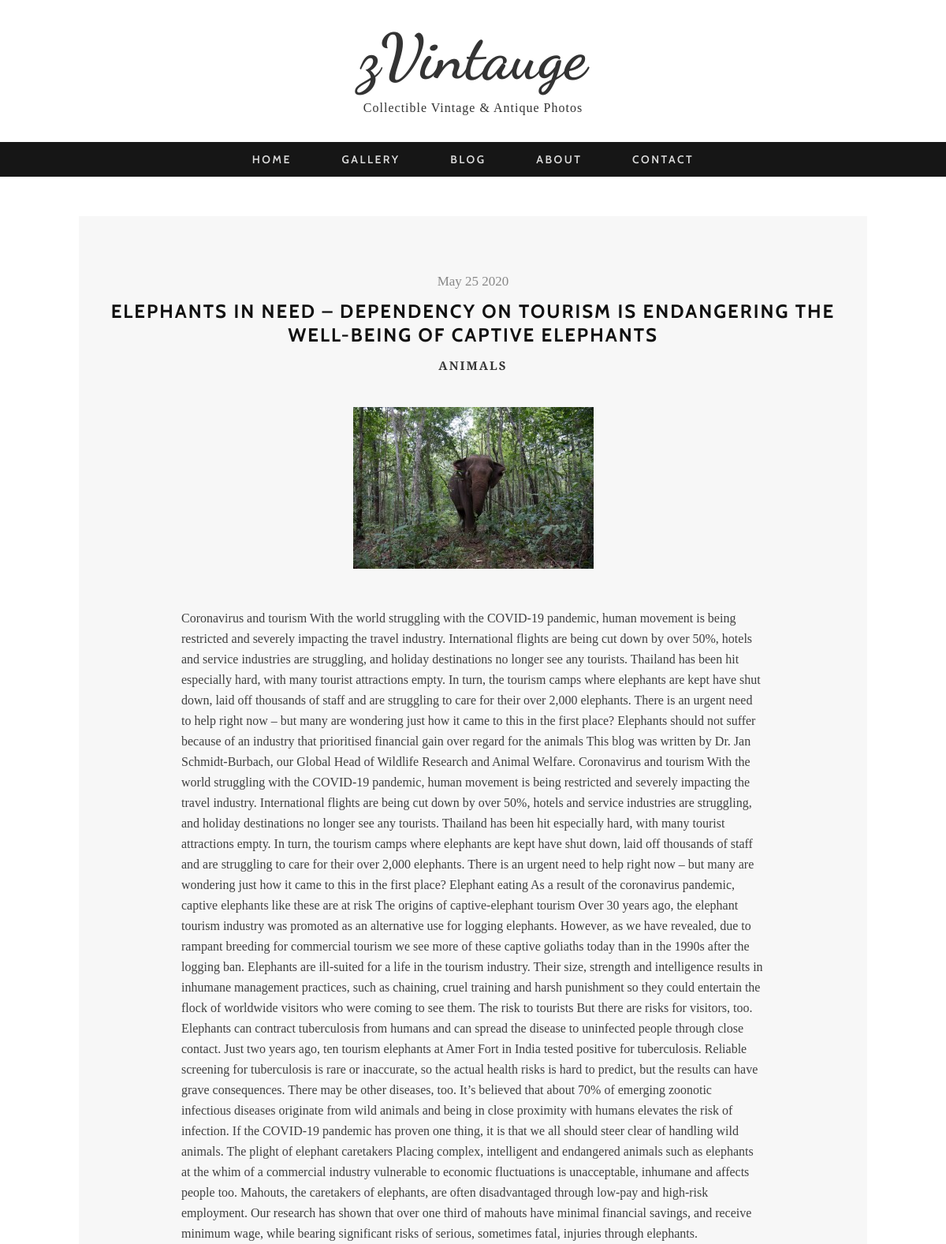
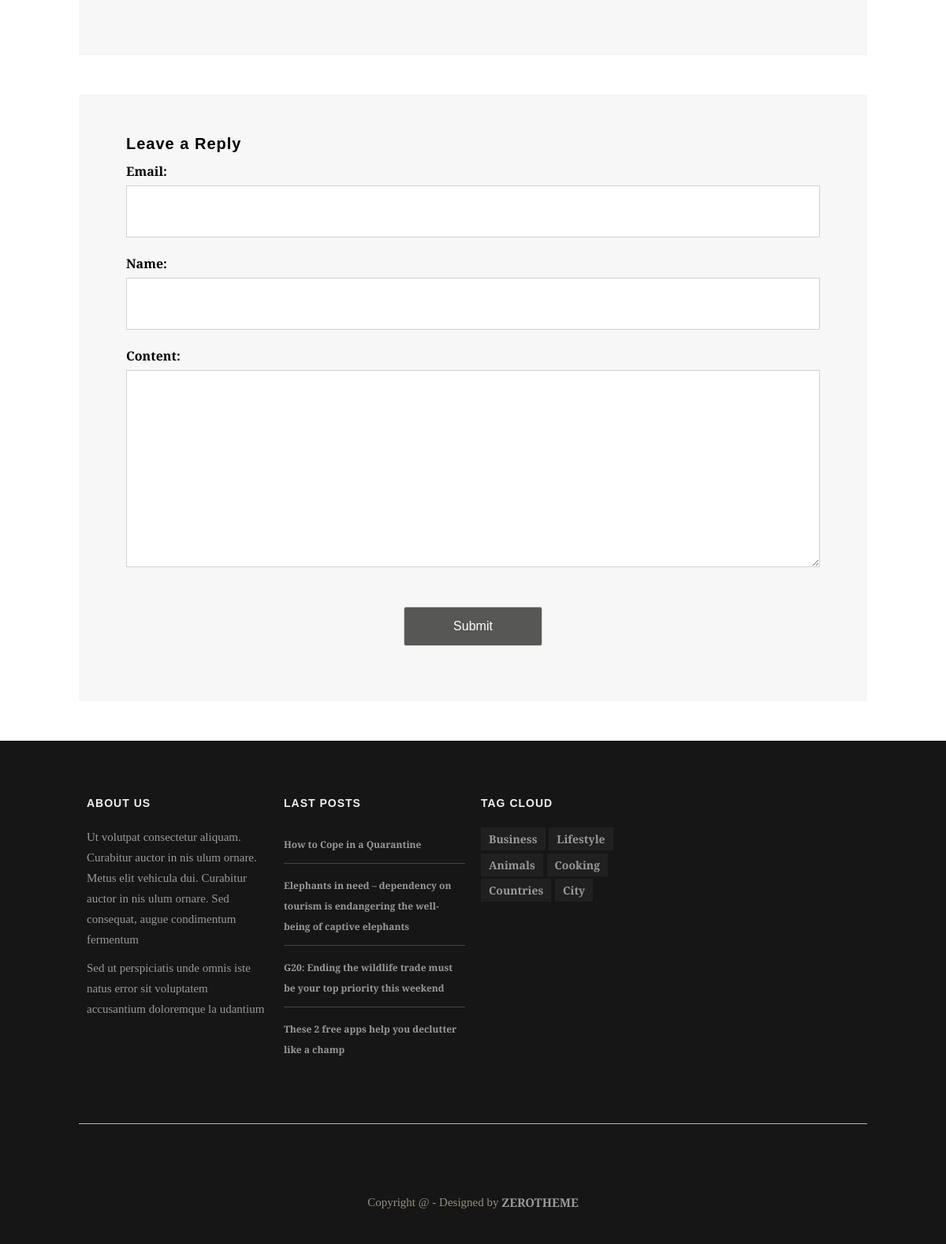
Page /blog/7/ on the committed database (2 pictures, top to bottom).
### blog/models.py (models this page shows, shortened)
class Article(models.Model):
    title = models.CharField(max_length = 255)
    min_text = models.CharField(max_length = 1023, blank = True, default="")
    text = models.TextField()
    tags = models.ManyToManyField(Tag)
    date_created = models.DateTimeField(auto_now_add = True)
    image = models.ImageField(upload_to = 'images', null = True, blank = True)
    def get_absolute_url(self):
        return reverse('article_detail_url', kwargs = { 'id' : self.id })

class Tag(models.Model):
    name = models.CharField(max_length = 50)
    def get_absolute_url(self):
        return reverse('tag_detail_url', kwargs = { 'tagname' : self.name })

### blog/views.py (the view, shortened to what this page needs)
# urls.py: path('<int:id>/', views.ArticleDetail.as_view(), name = 'article_detail_url'),
class ArticleDetail(View):
    def get(self, request, id):
        article = Article.objects.get(id = id)
        form = ReplyForm()
        context = {
            'article': article,
            'form': form
        }
        return render(request, 'blog/article_detail.html', context)

### blog/forms.py
class ReplyForm(forms.ModelForm):
    class Meta:
        model = Reply
        exclude = ('article', 'date_created')

### blog/templatetags/blog_extras.py (called while the page is built)
@register.simple_tag
def get_tags():
    tags = Tag.objects.all()
    return tags

@register.simple_tag
def get_last_posts():
    posts = Article.objects.order_by('-date_created')[:4]
    return posts

### blog/templates/blog/article_detail.html (shortened to what this page needs)
{% extends 'base_blog.html' %}
{% block content %}
<section id="container">
    <div class="wrap-container">
        <div id="main-content">
            <div class="wrap-content">
                <div class="row">
                    <article class="single-post zerogrid">
                        <div class="row wrap-post">
                            <div class="entry-header">
                                <span class="time">{{ article.date_created|date:'F j Y' }}</span>
                                <h2 class="entry-title"><a href="#">{{ article.title }}</a></h2>
                                <span class="cat-links">
                                    {% include 'includes/tags_list.html' %}
                                </span>
                            </div>
                            <div class="post-thumbnail-wrap">
                                {% if article.image %}
                                    <img src="{{ article.image.url }}" alt="{{ article.image }}"/>
                                {% endif %}
                            </div>
                            <div class="entry-content">
                                {{ article.text|safe }}
                            </div>
                        </div>
                    </article>
                    <div class="zerogrid">
                        <div class="comments-are">
                            <div id="comment">
                                <h3>Leave a Reply</h3>
                                <form name="comment_form" id="comment_form" method="post" action="">
                                    {{ form.as_p }}
                                    <center><input class="sendButton" type="submit" name="submitcomment" value="Submit"></center>
                                </form>
                            </div>
                        </div>
                    </div>
                </div>
            </div>
        </div>
    </div>
</section>
{% endblock content %}

### blog/templates/includes/tags_list.html
{% for tag in article.tags.all %}
    {% if forloop.counter == article.tags.all.count %}
        <a href="{{ tag.get_absolute_url }}">{{ tag.name }}</a>
    {% else %}
        <a href="{{ tag.get_absolute_url }}">{{ tag.name }}</a>,
    {% endif %}
{% endfor %}

### blog/templates/includes/footer.html (shortened to what this page needs)
{% load blog_extras %}
<footer>
    <div class="zerogrid wrap-footer">
        <div class="row">
            <div class="col-1-4 col-footer-1">
                <div class="wrap-col">
                    <h3 class="widget-title">About Us</h3>
                    <p>Ut volutpat consectetur aliquam. Curabitur auctor in nis ulum ornare. Metus elit vehicula dui. Curabitur auctor in nis ulum ornare. Sed consequat, augue condimentum fermentum</p>
                    <p>Sed ut perspiciatis unde omnis iste natus error sit voluptatem accusantium doloremque la udantium</p>
                </div>
            </div>
            <div class="col-1-4 col-footer-2">
                <div class="wrap-col">
                    <h3 class="widget-title">Last Posts</h3>
                    <ul>
                        {% get_last_posts as posts %}
                        {% for post in posts %}
                            <li><a href="{{ post.get_absolute_url }}">{{ post.title }}</a></li>
                        {% endfor %}
                    </ul>
                </div>
            </div>
            <div class="col-1-4 col-footer-3">
                <div class="wrap-col">
                    <h3 class="widget-title">Tag Cloud</h3>
                    {% get_tags as tags %}
                    {% for tag in tags %}
                        <a href="{{ tag.get_absolute_url }}">{{ tag.name }}</a>
                    {% endfor %}
                </div>
            </div>
        </div>
    </div>
    <div class="zerogrid bottom-footer">
        <div class="row">
            <div class="bottom-social">
                <a href="#"></a>
                <a href="#"></a>
                <a href="#"></a>
                <a href="#"></a>
                <a href="#"></a>
                <a href="#"></a>
                <a href="#"></a>
                <a href="#"></a>
            </div>
        </div>
        <div class="copyright">
            Copyright @ - Designed by <a href="https://www.zerotheme.com" title="free website templates">ZEROTHEME</a>
        </div>
    </div>
</footer>

### static/css/zerogrid.css (style rules this page uses)
.zerogrid { width: 1000px; position: relative; margin: 0 auto; padding: 0px; }
.zerogrid:after { content: "\0020"; display: block; height: 0; clear: both; visibility: hidden; }
.zerogrid .row:before,.row:after { content: '\0020'; display: block; overflow: hidden; visibility: hidden; width: 0; height: 0; }
.zerogrid .row:after { clear: both; }
.zerogrid .row { zoom: 1; }
.zerogrid .wrap-col { margin:10px; }
.zerogrid .col-1-2, .zerogrid .col-1-3, .zerogrid .col-2-3, .zerogrid .col-1-4, .zerogrid .col-2-4, .zerogrid .col-3-4, .zerogrid .col-1-5, .zerogrid .col-2-5, .zerogrid .col-3-5, .zerogrid .col-4-5, .zerogrid .col-1-6, .zerogrid .col-2-6, .zerogrid .col-3-6, .zerogrid .col-4-6, .zerogrid .col-5-6 { float:left; display: inline-block; }
.zerogrid .col-1-4,.zerogrid .col-1-4-fixed { width:25%; }

### rows in the picture
Article: date_created "May 25 2020", title "ELEPHANTS IN NEED – DEPENDENCY ON TOURISM IS ENDANGERING THE WELL-BEING OF CAPTIVE ELEPHANTS", image (picture), text "Coronavirus and tourism With the world struggling with the COVID-19 pandemic, human movement is being restricted and severely impacting the travel industry. International flights are being cut down by over 50%, hotels and service industries are struggling, and holiday destinations no longer see any tourists. Thailand has been hit especially hard, with many tourist attractions empty. In turn, the tourism camps where elephants are kept have shut down, laid off thousands of staff and are struggling to care for their over 2,000 elephants. There is an urgent need to help right now – but many are wondering just how it came to this in the first place? Elephants should not suffer because of an…", title "Elephants in need – dependency on tourism is endangering the well-being of captive elephants"
Tag: name "ANIMALS", name "Animals"
Article: title "How to Cope in a Quarantine"
Article: title "G20: Ending the wildlife trade must be your top priority this weekend"
Article: title "These 2 free apps help you declutter like a champ"
Tag: name "Business"
Tag: name "Lifestyle"
Tag: name "Cooking"
Tag: name "Countries"
Tag: name "City"
